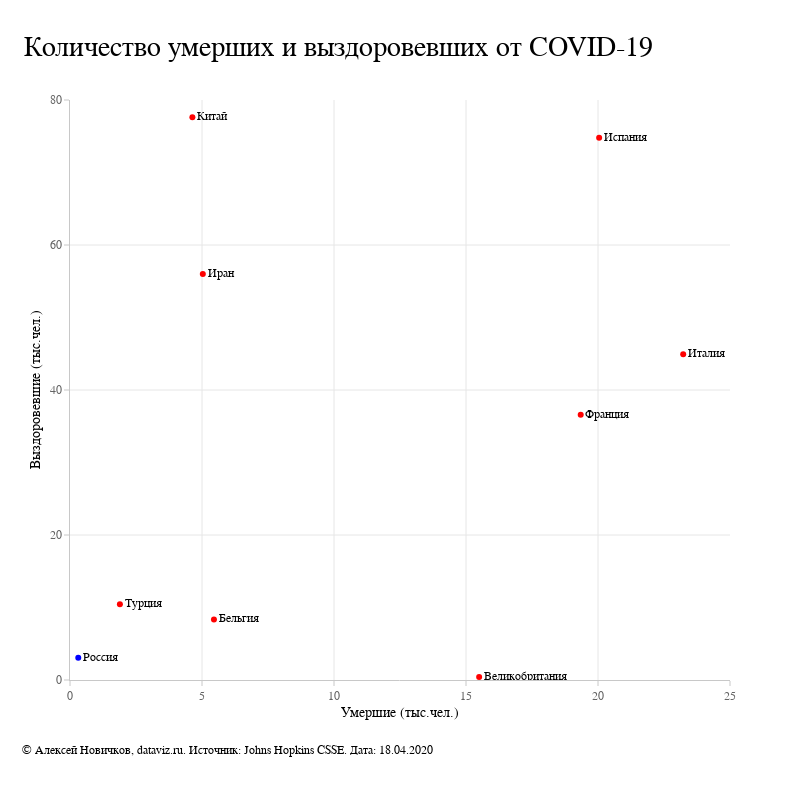

This figure's notebook cell:
### Code cell
fig = go.Figure()


fig.add_trace(go.Scatter(x = top['Deaths'], y = top['Recovered'],
                         mode = 'markers+text',
                         text = top['translate'],
                         textposition = 'middle right',
                         marker_color = 'rgba(255,0,0,1)',
                         name = 'Top-10'
                        ))

fig.add_trace(go.Scatter(x = russia['Deaths'], y = russia['Recovered'],
                         mode = 'markers+text',
                         text = russia['translate'],
                         textposition = 'middle right',
                         marker_color = 'rgba(0,0,255,1)',
                         name = 'Russia'
                        ))

fig.update_layout(
    template = 'plotly_white',
    font = {'family': 'Navigo',
            'color': 'rgb(0,0,0)',
            'size': 12
           },
    width=800, height=800,
    xaxis=dict(
        autorange=False,
        range=[0, 25000],
        type='linear'
    ),
        yaxis=dict(
        autorange=False,
        range=[0, 80000],
        type='linear'
    ),
    title={
    'text': "Количество умерших и выздоровевших от COVID-19",        
    'y':.955,        
    'x':.03,        
    'font':{
            'family': 'Navigo',
            'size': 28,
            'color': 'rgb(0,0,0)'},
        'xanchor': 'left',
        'yanchor': 'top'},
    xaxis_title="Умершие (тыс.чел.)",
    yaxis_title="Выздоровевшие (тыс.чел.)",
    showlegend=False,
    margin=dict(
        b=120,
        l=70,
        t=100,
        r=70
    ),
    paper_bgcolor = 'white',
    annotations=[dict(
            showarrow=False,
            x=0,
            y=0,
            text="© Алексей Новичков, dataviz.ru. Источник: Johns Hopkins CSSE. Дата: " + date,
            xanchor="left",
            xshift=-50,
            yshift=-70,        
            )]
)

fig.update_xaxes(
    ticktext=['0','5', '10', '15', '20','25'],
    tickvals=[0, 5000, 10000, 15000, 20000,25000],
    tickfont=dict(color='rgba(100,100,100,1)', 
                  size=12,
                 ),
    ticks="outside",
    tickcolor='rgba(200,200,200,1)',
    showline=True, 
    linewidth=1, 
    linecolor='rgba(200,200,200,1)',
    showgrid=True,
    title_standoff = 5,
    gridcolor='rgba(230,230,230,1)'
)

fig.update_yaxes(
    ticktext=['0', '20', '40', '60', '80'],
    tickvals=[0, 20000, 40000, 60000, 80000],
    tickfont=dict(color='rgba(100,100,100,1)', 
                  size=12),    
    ticks="outside",
    tickcolor= 'rgba(200,200,200,1)',    
    showline=True, 
    linewidth=1, 
    linecolor='rgba(200,200,200,1)',
    showgrid=True,
    title_standoff = 5,
    gridcolor='rgba(230,230,230,1)'
)

fig.show()

### Figure 1 — Plotly figure (JSON) as saved in the notebook; plotly's stock layout.template omitted (floating-point values rounded to 4 significant figures)
{"data": [{"marker": {"color": "rgba(255,0,0,1)"}, "mode": "markers+text", "name": "Top-10", "text": ["США", "Испания", "Италия", "Франция", "Германия", "Великобритания", "Китай", "Турция", "Иран", "Бельгия"], "textposition": "middle right", "type": "scatter", "x": [38664, 20043, 23227, 19345, 4459, 15498, 4636, 1890, 5031, 5453], "y": [64840, 74797, 44927, 36587, 85400, 414, 77614, 10453, 55987, 8348]}, {"marker": {"color": "rgba(0,0,255,1)"}, "mode": "markers+text", "name": "Russia", "text": ["Россия"], "textposition": "middle right", "type": "scatter", "x": [313], "y": [3057]}], "layout": {"annotations": [{"showarrow": false, "text": "© Алексей Новичков, dataviz.ru. Источник: Johns Hopkins CSSE. Дата: 18.04.2020", "x": 0, "xanchor": "left", "xshift": -50, "y": 0, "yshift": -70}], "font": {"color": "rgb(0,0,0)", "family": "Navigo", "size": 12}, "height": 800, "margin": {"b": 120, "l": 70, "r": 70, "t": 100}, "paper_bgcolor": "white", "showlegend": false, "title": {"font": {"color": "rgb(0,0,0)", "family": "Navigo", "size": 28}, "text": "Количество умерших и выздоровевших от COVID-19", "x": 0.03, "xanchor": "left", "y": 0.955, "yanchor": "top"}, "width": 800, "xaxis": {"autorange": false, "gridcolor": "rgba(230,230,230,1)", "linecolor": "rgba(200,200,200,1)", "linewidth": 1, "range": [0, 25000], "showgrid": true, "showline": true, "tickcolor": "rgba(200,200,200,1)", "tickfont": {"color": "rgba(100,100,100,1)", "size": 12}, "ticks": "outside", "ticktext": ["0", "5", "10", "15", "20", "25"], "tickvals": [0, 5000, 10000, 15000, 20000, 25000], "title": {"standoff": 5, "text": "Умершие (тыс.чел.)"}, "type": "linear"}, "yaxis": {"autorange": false, "gridcolor": "rgba(230,230,230,1)", "linecolor": "rgba(200,200,200,1)", "linewidth": 1, "range": [0, 80000], "showgrid": true, "showline": true, "tickcolor": "rgba(200,200,200,1)", "tickfont": {"color": "rgba(100,100,100,1)", "size": 12}, "ticks": "outside", "ticktext": ["0", "20", "40", "60", "80"], "tickvals": [0, 20000, 40000, 60000, 80000], "title": {"standoff": 5, "text": "Выздоровевшие (тыс.чел.)"}, "type": "linear"}}}
